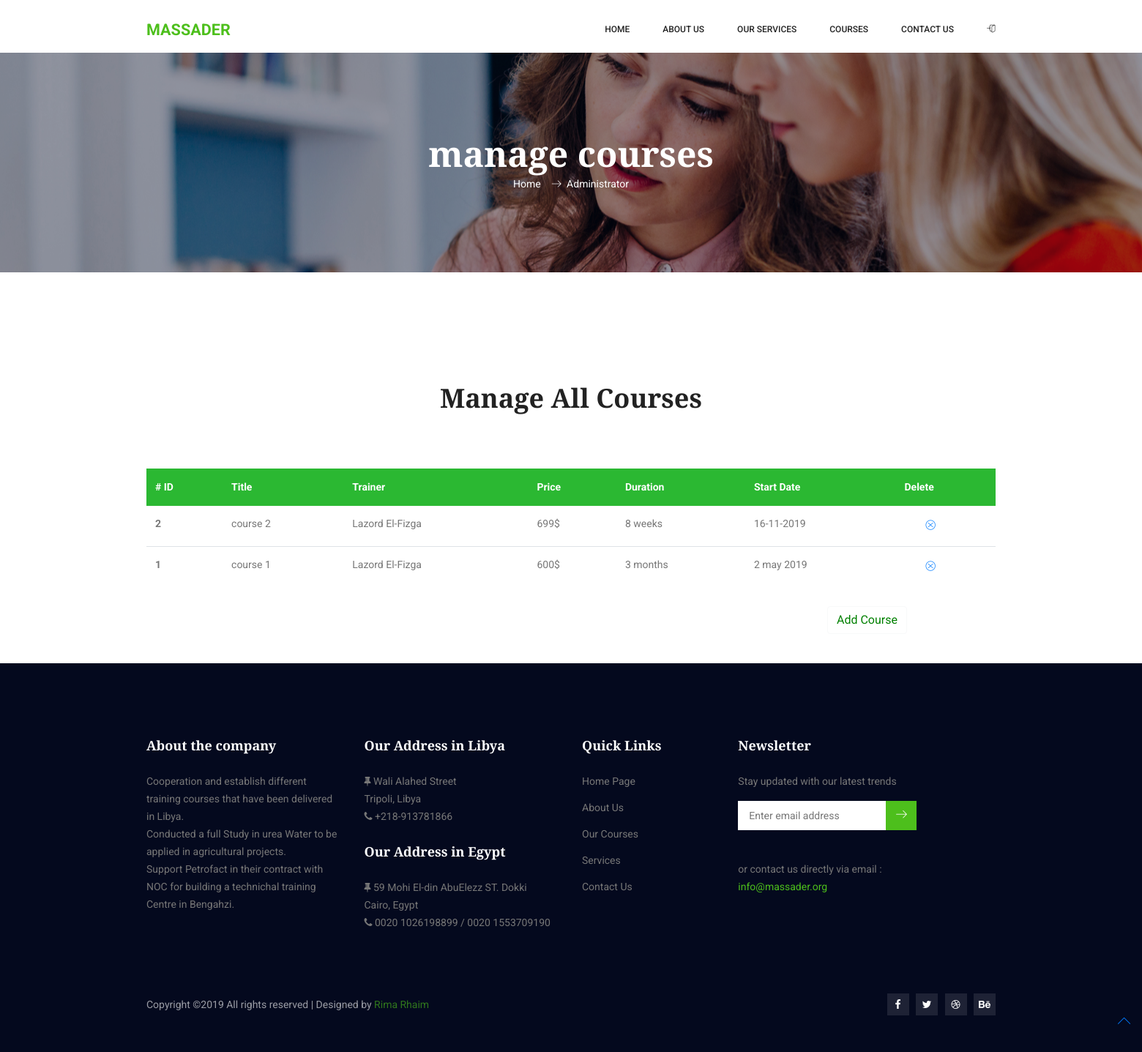
The app's page /admin.php, older data.
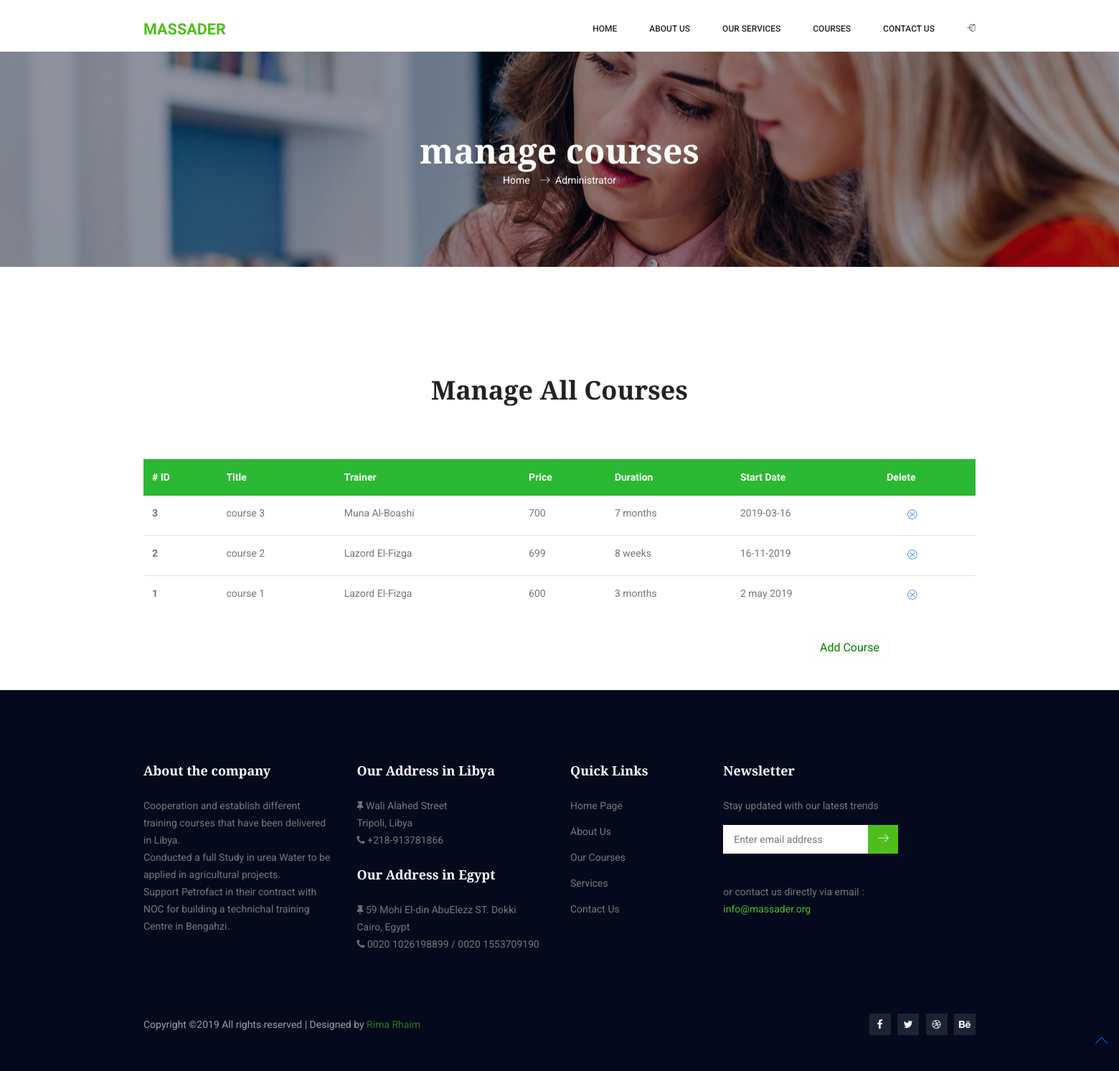
The same page, newer data.
### tables this page shows
CREATE TABLE `courses` (
  `ID` int(11) NOT NULL,
  `name` varchar(70) NOT NULL,
  `description` text NOT NULL,
  `objectives` text NOT NULL,
  `trainerID` int(11) NOT NULL,
  `price` int(70) NOT NULL,
  `duration` varchar(70) NOT NULL,
  `startDate` varchar(70) NOT NULL
);

CREATE TABLE `trainer` (
  `ID` int(11) NOT NULL,
  `fullName` varchar(70) NOT NULL,
  `email` varchar(70) NOT NULL,
  `phone` varchar(70) NOT NULL
);

### admin.php (the view, shortened to what the changed rows need)
<!doctype html>
<html lang="en">
  <head>
    <link rel="stylesheet" href="css/bootstrap.css">
    <link rel="stylesheet" href="vendors/linericon/style.css">
    <link rel="stylesheet" href="css/font-awesome.min.css">
    <link rel="stylesheet" href="vendors/owl-carousel/owl.carousel.min.css">
    <link rel="stylesheet" href="vendors/lightbox/simpleLightbox.css">
    <link rel="stylesheet" href="vendors/nice-select/css/nice-select.css">
    <link rel="stylesheet" href="vendors/animate-css/animate.css">
    <link rel="stylesheet" href="vendors/popup/magnific-popup.css">
    <link rel="stylesheet" href="css/style.css">
    <link rel="stylesheet" href="css/responsive.css">
    <link href="css/sweetalert2.min.css" rel="stylesheet" />
  </head>
  <body>
  <section class="banner_area">
    <div class="banner_inner d-flex align-items-center">
      <div class="container">
        <div class="banner_content text-center">
          <h2>manage courses
          </h2>
        </div>
      </div>
    </div>
  </section>
  <section class="about_area p_120">
    <div class="container">
      <div class="main_title">
        <h2> Manage All Courses
        </h2>
      </div>
      <div>
        <table class="table">
          <thead class="thead-dark">
            <tr>
              <th scope="col"># ID
              </th>
              <th scope="col">Title
              </th>
              <th scope="col">Trainer
              </th>
              <th scope="col">Price
              </th>
              <th scope="col">Duration
              </th>
              <th scope="col">Start Date
              </th>
              <th scope="col">Delete
              </th>
            </tr>
          </thead>
          <tbody>
            <?php
$sql = "
SELECT
courses.ID AS courseID, courses.name , courses.price , trainer.fullName , courses.duration,
courses.startDate, courses.description , courses.objectives
FROM courses
INNER JOIN trainer ON courses.trainerID = trainer.ID
ORDER BY courseID DESC ";
global $con;
$query = $con->prepare($sql);
$query->execute();
$items = $query->fetchAll();
if (! empty($items)) {
?>
            <?php
foreach($items as $item) {
echo '<tr>';
echo '<th scope="row">'. $item['courseID'] .'</th>';
echo '<td>'. $item['name'] .'</td>';
echo '<td>'. $item['fullName'] .'</td>';
echo '<td>'. $item['price'] .'</td>';
echo '<td>'. $item['duration'] .'</td>';
echo '<td>'. $item['startDate'] .'</td>';
echo "<td><button type='button' class='delrequest btn  btn-link btn-sm'
data-id='". $item['courseID'] ."'> <i class='lnr lnr-cross-circle' id='iconx'></i> </button> </td>";
echo '</tr>';
}?>
          </tbody>
        </table>
      </div>
    </div>
    <?php } ?>
  </section>
    </body>
</html>

Row changes from the older to the newer data that the page shows:
added courses: ID "3", name "course 3", trainerID.fullName "Muna Al-Boashi", price "700", duration "7 months", startDate "2019-03-16"
changed courses "course 2": price "699$" → "699"
changed courses "course 1": price "600$" → "600"
